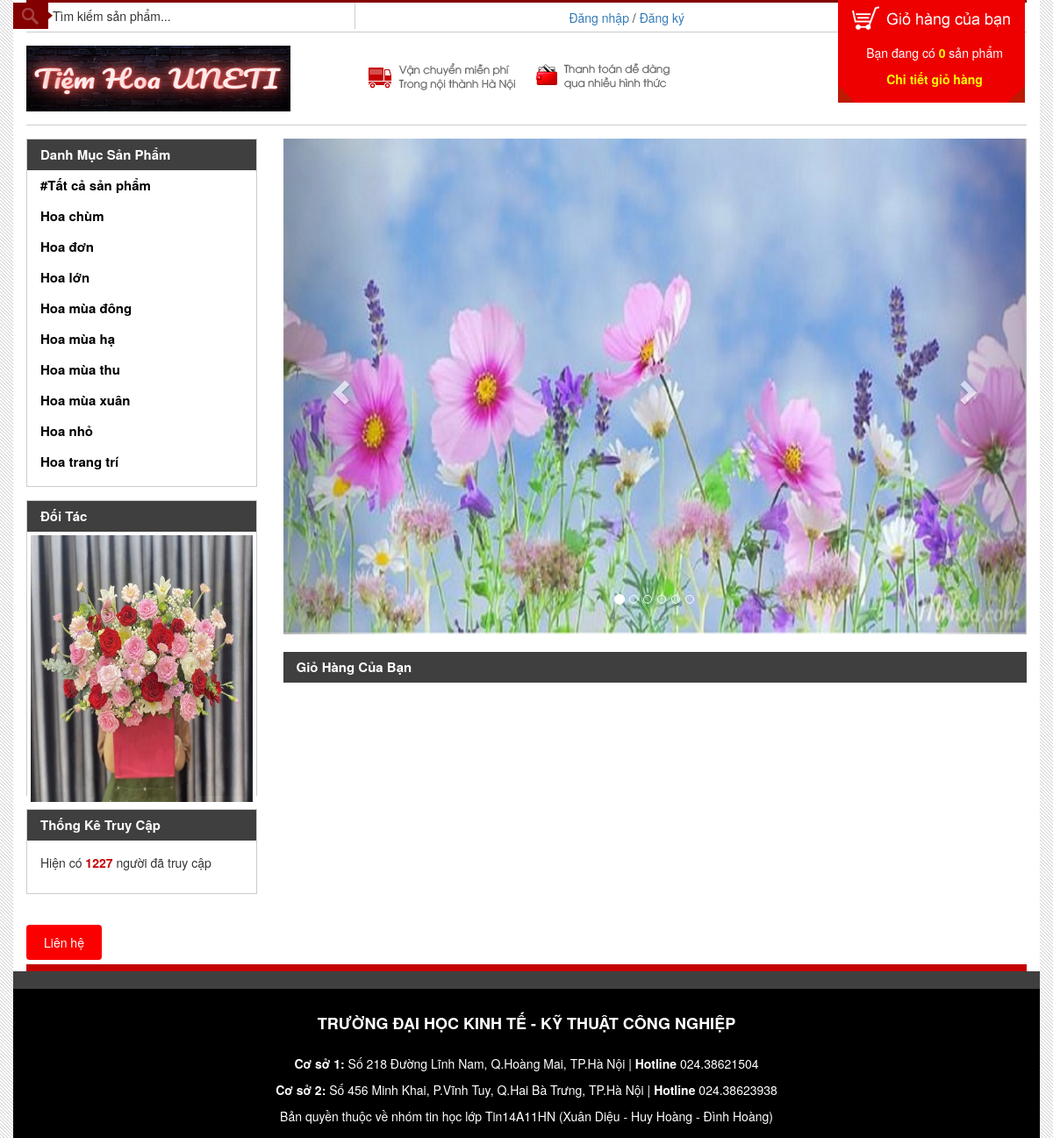
Screenshot of /index.php?page_layout=giohang with the database file from the repository.
### tables this page shows
CREATE TABLE `dmsanpham` (
  `id_dm` int(10) NOT NULL,
  `ten_dm` varchar(255) NOT NULL
);

CREATE TABLE `quangcao` (
  `id_quangcao` int(11) NOT NULL,
  `id_thue` int(11) NOT NULL,
  `ten_anh` text NOT NULL
);

### chucnang/sanpham/danhmucsp.php (the view, shortened to what this page needs)
<?php
    $sql="SELECT * FROM dmsanpham ORDER BY ten_dm ASC";
    $query= mysqli_query($conn,$sql);
?>
<div id="menu" class="sidebar collapse navbar-collapse">
    <h2 class="h2-bar">Danh mục sản phẩm</h2>
    <ul>
        <?php
            while($row=mysqli_fetch_array($query)) {
        ?>
        <li><a href="index.php?page_layout=danhsachsp&id_dm=<?php echo $row['id_dm']; ?>"><?php echo $row['ten_dm']; ?></a></li>
        <?php
            }
        ?>
    </ul>
</div>

### chucnang/quangcao/quangcao.php (shortened to what this page needs)
<?php
	$sql="SELECT * FROM quangcao";
	$query=mysqli_query($conn,$sql);
	$listImg="";
	while ($row=mysqli_fetch_array($query)) {
		$listImg.='<img style="position: absolute;" class="img-thumbnail" src="./quantri/anh/'.$row['ten_anh'].'"/>';
	}
?>
<div id="banner-l">
    <h2 class="h2-bar">Đối tác</h2>
	<div id="simple-slideshow" style="position: relative; height: 300px;">
 		<?php
			echo $listImg;
		?>
	</div>
</div>

### css/style.css (style rules this page uses)
* { margin:0; padding:0; }
body { margin-top:30px; font-family:Arial, Helvetica, sans-serif; font-size:12px; color:#666; background:url(../images/bg.gif); }
#menu { padding:0; border:1px solid #ccc; margin-top:15px; }
.h2-bar { height:35px; line-height:35px; text-transform:capitalize; font-size:15px; font-weight:bold; color:#FFF; background:#3F3F3F; padding:0 15px; margin:0; }
#menu ul { padding: 0 15px; }
#menu ul li { list-style:none; height:35px; line-height:35px; font-size:15px; font-weight:bold; text-decoration:none; }
#menu ul li a { color:#000; }
#banner-l { margin-top: 15px; border:1px solid #ccc; }
#banner-l img { border:none; }

### rows the page displays
dmsanpham: ten_dm "#Tất cả sản phẩm"
dmsanpham: ten_dm "Hoa chùm"
dmsanpham: ten_dm "Hoa đơn"
dmsanpham: ten_dm "Hoa lớn"
dmsanpham: ten_dm "Hoa mùa đông"
dmsanpham: ten_dm "Hoa mùa hạ"
dmsanpham: ten_dm "Hoa mùa thu"
dmsanpham: ten_dm "Hoa mùa xuân"
dmsanpham: ten_dm "Hoa nhỏ"
dmsanpham: ten_dm "Hoa trang trí"
quangcao: ten_anh (picture)
quangcao: ten_anh (picture)

### other values shown
$count "1227"
